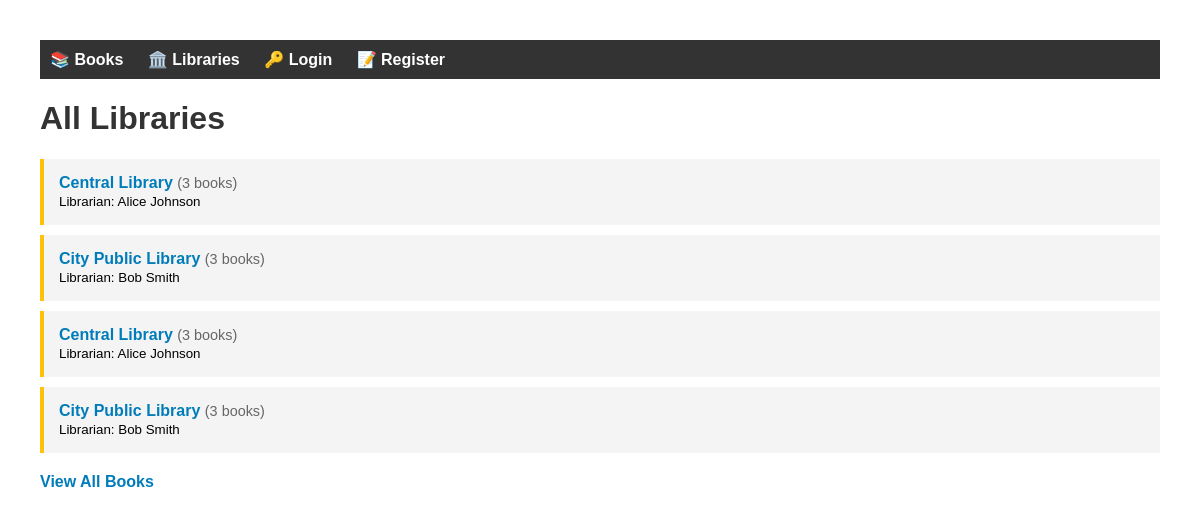
The page /relationship/libraries/ on the database its author committed.
### relationship_app/models.py (models this page shows, shortened)
class Library(models.Model):
    name = models.CharField(max_length=100)
    books = models.ManyToManyField(Book, related_name='libraries')
    class Meta:
        verbose_name_plural = "Libraries"

class Librarian(models.Model):
    name = models.CharField(max_length=100)
    library = models.OneToOneField(Library, on_delete=models.CASCADE, related_name='librarian')

### relationship_app/views.py (the view)
# urls.py: path('libraries/', views.LibraryListView.as_view(), name='library_list'),
class LibraryListView(ListView):
    model = Library
    template_name = 'relationship_app/library_list.html'
    context_object_name = 'libraries'

### relationship_app/templates/relationship_app/library_list.html (shortened to what this page needs)
<!DOCTYPE html>
<html lang="en">
<head>
</head>
<body>
   <nav style="background: #333; padding: 10px; margin-bottom: 20px;">
    <div style="max-width: 1200px; margin: 0 auto;">
        <a href="{% url 'relationship_app:list_books' %}" style="color: white; text-decoration: none; margin-right: 20px;">📚 Books</a>
        <a href="{% url 'relationship_app:library_list' %}" style="color: white; text-decoration: none; margin-right: 20px;">🏛️ Libraries</a>
        {% if user.is_authenticated %}
            {% if user.profile.role == 'admin' %}
                <a href="{% url 'relationship_app:admin_view' %}" style="color: white; text-decoration: none; margin-right: 20px;">🛡️ Admin</a>
                <a href="{% url 'relationship_app:manage_roles' %}" style="color: white; text-decoration: none; margin-right: 20px;">⚙️ Manage Roles</a>
            {% elif user.profile.role == 'librarian' %}
                <a href="{% url 'relationship_app:librarian_view' %}" style="color: white; text-decoration: none; margin-right: 20px;">📖 Librarian</a>
            {% elif user.profile.role == 'member' %}
                <a href="{% url 'relationship_app:member_view' %}" style="color: white; text-decoration: none; margin-right: 20px;">👤 Member</a>
            {% endif %}
            <a href="{% url 'relationship_app:profile' %}" style="color: white; text-decoration: none; margin-right: 20px;">👤 {{ user.username }}</a>
            <a href="{% url 'relationship_app:logout' %}" style="color: white; text-decoration: none; margin-right: 20px;">🚪 Logout</a>
        {% else %}
            <a href="{% url 'relationship_app:login' %}" style="color: white; text-decoration: none; margin-right: 20px;">🔑 Login</a>
            <a href="{% url 'relationship_app:register' %}" style="color: white; text-decoration: none; margin-right: 20px;">📝 Register</a>
        {% endif %}
    </div>
</nav>
    <h1>All Libraries</h1>
    <ul>
        {% for library in libraries %}
        <li>
            <a href="{% url 'relationship_app:library_detail' library.pk %}">
                {{ library.name }}
            </a>
            <span class="book-count">
                ({{ library.books.count }} book{{ library.books.count|pluralize }})
            </span>
            {% if library.librarian %}
            <br><small>Librarian: {{ library.librarian.name }}</small>
            {% endif %}
        </li>
        {% empty %}
        <li>No libraries available.</li>
        {% endfor %}
    </ul>
    <div style="margin-top: 20px;">
        <a href="{% url 'relationship_app:list_books' %}">View All Books</a>
    </div>
</body>
</html>

### relationship_app/templates/relationship_app/library_list.html (style rules this page uses)
body { font-family: Arial, sans-serif; margin: 40px; }
h1 { color: #333; }
ul { list-style-type: none; padding: 0; }
li { background: #f4f4f4; margin: 10px 0; padding: 15px; border-left: 4px solid #ffc107; }
a { color: #007cba; text-decoration: none; font-weight: bold; }
.book-count { color: #666; font-size: 0.9em; }

### rows shown on the page
Library: name "Central Library", books.count "3", librarian.name "Alice Johnson"
Library: name "City Public Library", books.count "3", librarian.name "Bob Smith"
Library: name "Central Library", books.count "3", librarian.name "Alice Johnson"
Library: name "City Public Library", books.count "3", librarian.name "Bob Smith"
